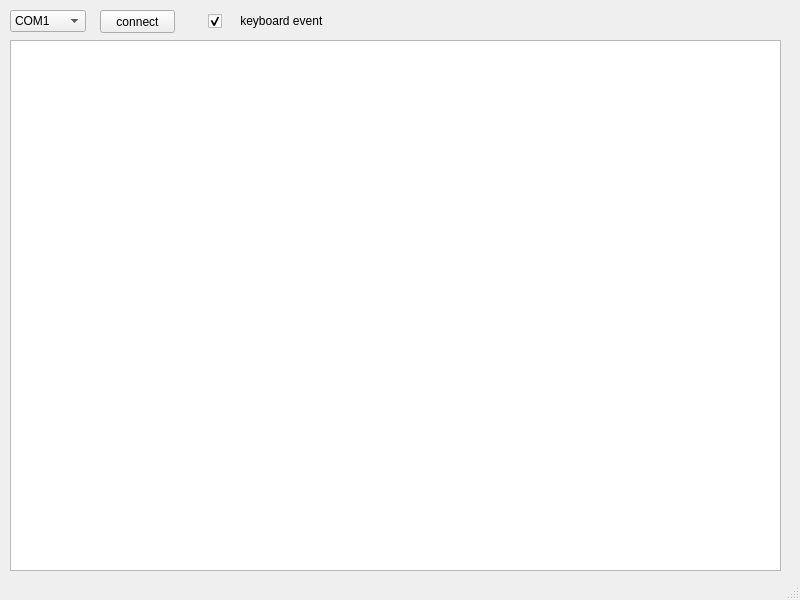
<?xml version="1.0" encoding="UTF-8"?>
<ui version="4.0">
 <class>MainWindow</class>
 <widget class="QMainWindow" name="MainWindow">
  <property name="geometry">
   <rect>
    <x>0</x>
    <y>0</y>
    <width>800</width>
    <height>600</height>
   </rect>
  </property>
  <property name="windowTitle">
   <string>MainWindow</string>
  </property>
  <widget class="QWidget" name="centralwidget">
   <widget class="QTextEdit" name="text_edit">
    <property name="geometry">
     <rect>
      <x>10</x>
      <y>40</y>
      <width>771</width>
      <height>531</height>
     </rect>
    </property>
   </widget>
   <widget class="QComboBox" name="combo_port">
    <property name="geometry">
     <rect>
      <x>10</x>
      <y>10</y>
      <width>76</width>
      <height>22</height>
     </rect>
    </property>
    <property name="currentText">
     <string>COM1</string>
    </property>
    <item>
     <property name="text">
      <string>COM1</string>
     </property>
    </item>
    <item>
     <property name="text">
      <string>COM2</string>
     </property>
    </item>
    <item>
     <property name="text">
      <string>COM3</string>
     </property>
    </item>
    <item>
     <property name="text">
      <string>COM4</string>
     </property>
    </item>
    <item>
     <property name="text">
      <string>COM5</string>
     </property>
    </item>
    <item>
     <property name="text">
      <string>COM6</string>
     </property>
    </item>
    <item>
     <property name="text">
      <string>COM7</string>
     </property>
    </item>
    <item>
     <property name="text">
      <string>COM8</string>
     </property>
    </item>
    <item>
     <property name="text">
      <string>COM9</string>
     </property>
    </item>
    <item>
     <property name="text">
      <string>COM10</string>
     </property>
    </item>
    <item>
     <property name="text">
      <string>COM11</string>
     </property>
    </item>
    <item>
     <property name="text">
      <string>COM12</string>
     </property>
    </item>
    <item>
     <property name="text">
      <string>COM13</string>
     </property>
    </item>
    <item>
     <property name="text">
      <string>FAKE</string>
     </property>
    </item>
   </widget>
   <widget class="QPushButton" name="connect_button">
    <property name="geometry">
     <rect>
      <x>100</x>
      <y>10</y>
      <width>75</width>
      <height>23</height>
     </rect>
    </property>
    <property name="text">
     <string>connect</string>
    </property>
   </widget>
   <widget class="QCheckBox" name="checkbox_keyboard_event">
    <property name="geometry">
     <rect>
      <x>208</x>
      <y>11</y>
      <width>121</width>
      <height>20</height>
     </rect>
    </property>
    <property name="text">
     <string>    keyboard event</string>
    </property>
    <property name="checked">
     <bool>true</bool>
    </property>
   </widget>
  </widget>
  <widget class="QMenuBar" name="menubar">
   <property name="geometry">
    <rect>
     <x>0</x>
     <y>0</y>
     <width>800</width>
     <height>21</height>
    </rect>
   </property>
  </widget>
  <widget class="QStatusBar" name="statusbar"/>
 </widget>
 <resources/>
 <connections/>
</ui>
